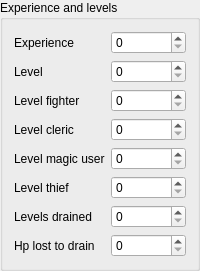
                 <widget class="QGroupBox" name="box_levels">
                  <property name="title">
                   <string>Experience and levels</string>
                  </property>
                  <layout class="QFormLayout" name="form_levels">
                   <item row="0" column="0">
                    <widget class="QLabel" name="label_experience">
                     <property name="text">
                      <string>Experience</string>
                     </property>
                    </widget>
                   </item>
                   <item row="0" column="1">
                    <widget class="QSpinBox" name="field_experience">
                     <property name="minimum">
                      <number>0</number>
                     </property>
                     <property name="maximum">
                      <number>16777215</number>
                     </property>
                    </widget>
                   </item>
                   <item row="1" column="0">
                    <widget class="QLabel" name="label_level">
                     <property name="text">
                      <string>Level</string>
                     </property>
                    </widget>
                   </item>
                   <item row="1" column="1">
                    <widget class="QSpinBox" name="field_level">
                     <property name="minimum">
                      <number>0</number>
                     </property>
                     <property name="maximum">
                      <number>255</number>
                     </property>
                    </widget>
                   </item>
                   <item row="2" column="0">
                    <widget class="QLabel" name="label_level_fighter">
                     <property name="text">
                      <string>Level fighter</string>
                     </property>
                    </widget>
                   </item>
                   <item row="2" column="1">
                    <widget class="QSpinBox" name="field_level_fighter">
                     <property name="minimum">
                      <number>0</number>
                     </property>
                     <property name="maximum">
                      <number>255</number>
                     </property>
                    </widget>
                   </item>
                   <item row="3" column="0">
                    <widget class="QLabel" name="label_level_cleric">
                     <property name="text">
                      <string>Level cleric</string>
                     </property>
                    </widget>
                   </item>
                   <item row="3" column="1">
                    <widget class="QSpinBox" name="field_level_cleric">
                     <property name="minimum">
                      <number>0</number>
                     </property>
                     <property name="maximum">
                      <number>255</number>
                     </property>
                    </widget>
                   </item>
                   <item row="4" column="0">
                    <widget class="QLabel" name="label_level_magic_user">
                     <property name="text">
                      <string>Level magic user</string>
                     </property>
                    </widget>
                   </item>
                   <item row="4" column="1">
                    <widget class="QSpinBox" name="field_level_magic_user">
                     <property name="minimum">
                      <number>0</number>
                     </property>
                     <property name="maximum">
                      <number>255</number>
                     </property>
                    </widget>
                   </item>
                   <item row="5" column="0">
                    <widget class="QLabel" name="label_level_thief">
                     <property name="text">
                      <string>Level thief</string>
                     </property>
                    </widget>
                   </item>
                   <item row="5" column="1">
                    <widget class="QSpinBox" name="field_level_thief">
                     <property name="minimum">
                      <number>0</number>
                     </property>
                     <property name="maximum">
                      <number>255</number>
                     </property>
                    </widget>
                   </item>
                   <item row="6" column="0">
                    <widget class="QLabel" name="label_levels_drained">
                     <property name="text">
                      <string>Levels drained</string>
                     </property>
                    </widget>
                   </item>
                   <item row="6" column="1">
                    <widget class="QSpinBox" name="field_levels_drained">
                     <property name="minimum">
                      <number>0</number>
                     </property>
                     <property name="maximum">
                      <number>255</number>
                     </property>
                    </widget>
                   </item>
                   <item row="7" column="0">
                    <widget class="QLabel" name="label_hp_lost_to_drain">
                     <property name="text">
                      <string>Hp lost to drain</string>
                     </property>
                    </widget>
                   </item>
                   <item row="7" column="1">
                    <widget class="QSpinBox" name="field_hp_lost_to_drain">
                     <property name="minimum">
                      <number>0</number>
                     </property>
                     <property name="maximum">
                      <number>255</number>
                     </property>
                    </widget>
                   </item>
                  </layout>
                 </widget>
